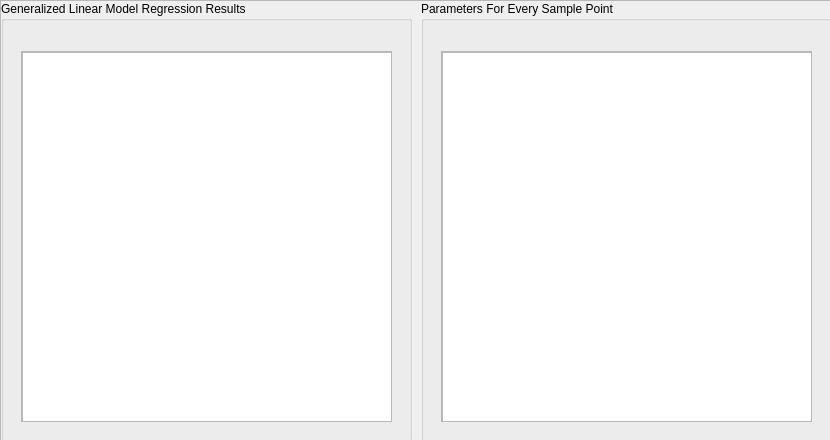
<?xml version="1.0" encoding="UTF-8"?>
<ui version="4.0">
 <class>form_GlobalRegression</class>
 <widget class="QWidget" name="form_GlobalRegression">
  <property name="geometry">
   <rect>
    <x>0</x>
    <y>0</y>
    <width>830</width>
    <height>440</height>
   </rect>
  </property>
  <property name="sizePolicy">
   <sizepolicy hsizetype="Expanding" vsizetype="Expanding">
    <horstretch>0</horstretch>
    <verstretch>0</verstretch>
   </sizepolicy>
  </property>
  <property name="windowTitle">
   <string>Results</string>
  </property>
  <property name="windowOpacity">
   <double>1.000000000000000</double>
  </property>
  <property name="toolTipDuration">
   <number>-1</number>
  </property>
  <property name="whatsThis">
   <string>&lt;html&gt;&lt;head/&gt;&lt;body&gt;&lt;p&gt;form&lt;/p&gt;&lt;/body&gt;&lt;/html&gt;</string>
  </property>
  <widget class="QWidget" name="horizontalLayoutWidget">
   <property name="geometry">
    <rect>
     <x>0</x>
     <y>0</y>
     <width>831</width>
     <height>441</height>
    </rect>
   </property>
   <layout class="QHBoxLayout" name="horizontalLayout">
    <property name="sizeConstraint">
     <enum>QLayout::SetDefaultConstraint</enum>
    </property>
    <item>
     <widget class="QScrollArea" name="scrollArea">
      <property name="sizePolicy">
       <sizepolicy hsizetype="Expanding" vsizetype="Expanding">
        <horstretch>0</horstretch>
        <verstretch>0</verstretch>
       </sizepolicy>
      </property>
      <property name="widgetResizable">
       <bool>true</bool>
      </property>
      <widget class="QWidget" name="scrollAreaWidgetContents">
       <property name="geometry">
        <rect>
         <x>0</x>
         <y>0</y>
         <width>827</width>
         <height>437</height>
        </rect>
       </property>
       <widget class="QGroupBox" name="groupBox">
        <property name="geometry">
         <rect>
          <x>0</x>
          <y>0</y>
          <width>411</width>
          <height>441</height>
         </rect>
        </property>
        <property name="title">
         <string>Generalized Linear Model Regression Results</string>
        </property>
        <widget class="QPushButton" name="pushButton_SaveGlobal">
         <property name="geometry">
          <rect>
           <x>340</x>
           <y>10</y>
           <width>31</width>
           <height>41</height>
          </rect>
         </property>
         <property name="sizePolicy">
          <sizepolicy hsizetype="Fixed" vsizetype="Fixed">
           <horstretch>0</horstretch>
           <verstretch>0</verstretch>
          </sizepolicy>
         </property>
         <property name="minimumSize">
          <size>
           <width>30</width>
           <height>30</height>
          </size>
         </property>
         <property name="cursor">
          <cursorShape>PointingHandCursor</cursorShape>
         </property>
         <property name="toolTip">
          <string>Save to *.txt file</string>
         </property>
         <property name="layoutDirection">
          <enum>Qt::LeftToRight</enum>
         </property>
         <property name="text">
          <string/>
         </property>
         <property name="icon">
          <iconset>
           <normaloff>icons/mapcalc_save.png</normaloff>icons/mapcalc_save.png</iconset>
         </property>
         <property name="iconSize">
          <size>
           <width>30</width>
           <height>30</height>
          </size>
         </property>
         <property name="flat">
          <bool>true</bool>
         </property>
        </widget>
        <widget class="QScrollArea" name="scrollArea_3">
         <property name="geometry">
          <rect>
           <x>20</x>
           <y>50</y>
           <width>371</width>
           <height>371</height>
          </rect>
         </property>
         <property name="widgetResizable">
          <bool>true</bool>
         </property>
         <widget class="QWidget" name="scrollAreaWidgetContents_3">
          <property name="geometry">
           <rect>
            <x>0</x>
            <y>0</y>
            <width>369</width>
            <height>369</height>
           </rect>
          </property>
          <widget class="QTextEdit" name="textEdit_GlobalResults">
           <property name="geometry">
            <rect>
             <x>0</x>
             <y>0</y>
             <width>371</width>
             <height>371</height>
            </rect>
           </property>
          </widget>
         </widget>
        </widget>
       </widget>
       <widget class="QGroupBox" name="groupBox_2">
        <property name="geometry">
         <rect>
          <x>420</x>
          <y>0</y>
          <width>411</width>
          <height>441</height>
         </rect>
        </property>
        <property name="title">
         <string>Parameters For Every Sample Point</string>
        </property>
        <widget class="QPushButton" name="pushButton_SaveCsv">
         <property name="geometry">
          <rect>
           <x>330</x>
           <y>10</y>
           <width>42</width>
           <height>38</height>
          </rect>
         </property>
         <property name="sizePolicy">
          <sizepolicy hsizetype="Fixed" vsizetype="Fixed">
           <horstretch>0</horstretch>
           <verstretch>0</verstretch>
          </sizepolicy>
         </property>
         <property name="minimumSize">
          <size>
           <width>30</width>
           <height>30</height>
          </size>
         </property>
         <property name="cursor">
          <cursorShape>PointingHandCursor</cursorShape>
         </property>
         <property name="toolTip">
          <string>Save to *.csv file</string>
         </property>
         <property name="layoutDirection">
          <enum>Qt::LeftToRight</enum>
         </property>
         <property name="text">
          <string/>
         </property>
         <property name="icon">
          <iconset>
           <normaloff>icons/mapcalc_save.png</normaloff>icons/mapcalc_save.png</iconset>
         </property>
         <property name="iconSize">
          <size>
           <width>30</width>
           <height>30</height>
          </size>
         </property>
         <property name="autoDefault">
          <bool>false</bool>
         </property>
         <property name="flat">
          <bool>true</bool>
         </property>
        </widget>
        <widget class="QScrollArea" name="scrollArea_2">
         <property name="geometry">
          <rect>
           <x>20</x>
           <y>50</y>
           <width>371</width>
           <height>371</height>
          </rect>
         </property>
         <property name="widgetResizable">
          <bool>true</bool>
         </property>
         <widget class="QWidget" name="scrollAreaWidgetContents_2">
          <property name="geometry">
           <rect>
            <x>0</x>
            <y>0</y>
            <width>369</width>
            <height>369</height>
           </rect>
          </property>
          <widget class="QTableWidget" name="tableWidget_Results">
           <property name="geometry">
            <rect>
             <x>0</x>
             <y>0</y>
             <width>371</width>
             <height>371</height>
            </rect>
           </property>
           <property name="sizePolicy">
            <sizepolicy hsizetype="Expanding" vsizetype="Expanding">
             <horstretch>0</horstretch>
             <verstretch>0</verstretch>
            </sizepolicy>
           </property>
           <property name="minimumSize">
            <size>
             <width>30</width>
             <height>0</height>
            </size>
           </property>
          </widget>
         </widget>
        </widget>
       </widget>
      </widget>
     </widget>
    </item>
   </layout>
  </widget>
 </widget>
 <resources/>
 <connections/>
</ui>
